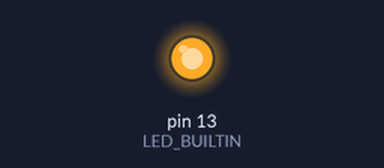
A sketch run on a simulated Arduino Uno, built with avr-gcc and run on an emulated ATmega328P. Shown: output pins drawn as LEDs (lit = HIGH).

Above: at 0.1 s.
Timing chart, 0 to 1.6 s (numbered marks = the images above):
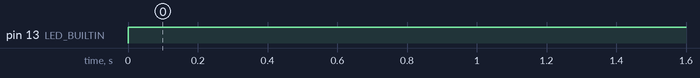

Measured:
- by itself, pin 13 (LED_BUILTIN): LOW → HIGH at 0.00 s

The sketch:

nivel-1.ino
```cpp
// UNO R3 A000066. Solo LED integrado: sin cableado externo.
void setup() {
  pinMode(LED_BUILTIN, OUTPUT);
  digitalWrite(LED_BUILTIN, LOW);
  Serial.begin(9600);
}
void loop() {
  // Dato fijo de práctica; cambia a false y vuelve a cargar.
  bool encender = true;
  if (encender) {
    digitalWrite(LED_BUILTIN, HIGH);
  } else {
    digitalWrite(LED_BUILTIN, LOW);
  }
}
```
